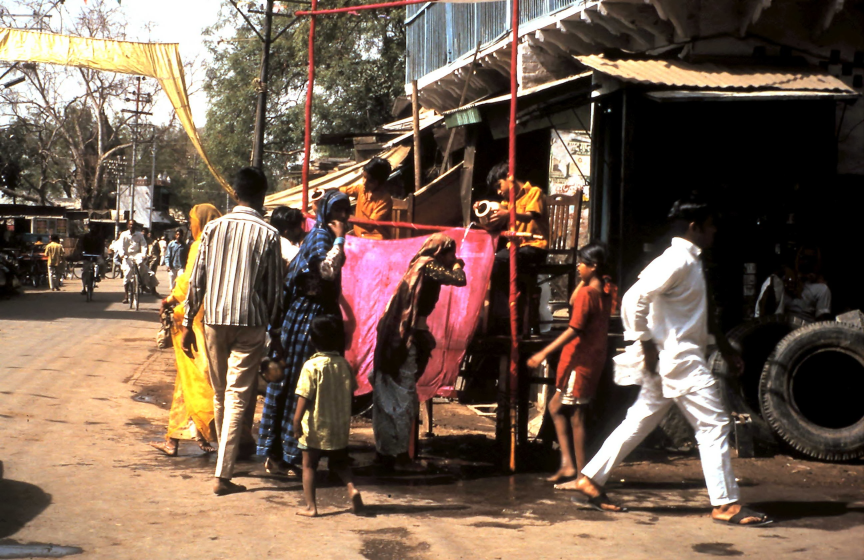
#> input picture app/analyze/test-in/Backstreet_in_Jaipur.jpg, 2592 x 1680 px (shown at 1/3 size)
$ python -i measure.py   (imports and definitions only)   (older library calls are emulated)
#> lines starting #> are read from the running program, lines starting #| are printed output that depends on the picture
"""Step 3 measure: kerb / step height in cm from three independent routes.

route 1 metric depth : Depth Anything V2 metric (outdoor) depth at the box's top and bottom bands,
                       back-projected with focal f and horizon row v_h: Y = (v_h - v) * Z / f.
route 2 geometry     : single-view metrology on the ground plane (level camera at height Hc):
                       h = Hc * (v_b - v_t) / (v_b - v_h). Hc in CAM_HEIGHT_M (assumed, stated).
route 3 shadow       : kerb shadow width w on the ground (from route 2's ground scale) and the sun
                       elevation e from time + GPS: h = w * tan(e) / |cos(alpha)|, alpha = angle between
                       the shadow direction and the kerb normal (needs camera heading).
Each route returns value +- err (half the min..max over its assumption grid). Agreement = intervals
overlap. A height is printed only when >= 2 routes agree and the error is small; otherwise ABSTAIN.
"""
from __future__ import annotations

import itertools
import math

import cv2
import numpy as np

from . import config


# ---------------- camera model ----------------
# [9 lines left out: function focal_px, not called in this run]


def horizon(img_rgb: np.ndarray) -> dict:
    """Horizon row from the dominant vanishing point of street lines (assumes roll ~ 0)."""
    H, W = img_rgb.shape[:2]
#> H = 1680; W = 2592
    scale = 960 / max(H, W)
#> scale = 0.37
    small = cv2.resize(img_rgb, (int(W * scale), int(H * scale))) if scale < 1 else img_rgb
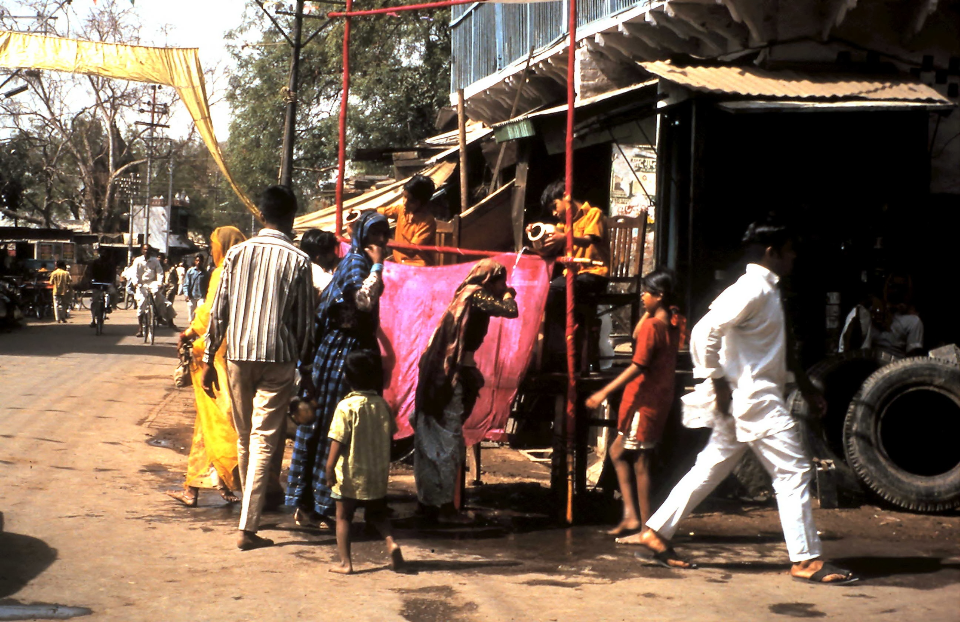
#> small: shape (622, 960, 3); mean R, G, B 115.6, 95.2, 80.2
    sH, sW = small.shape[:2]
#> sH = 622; sW = 960
    gray = cv2.cvtColor(small, cv2.COLOR_RGB2GRAY)
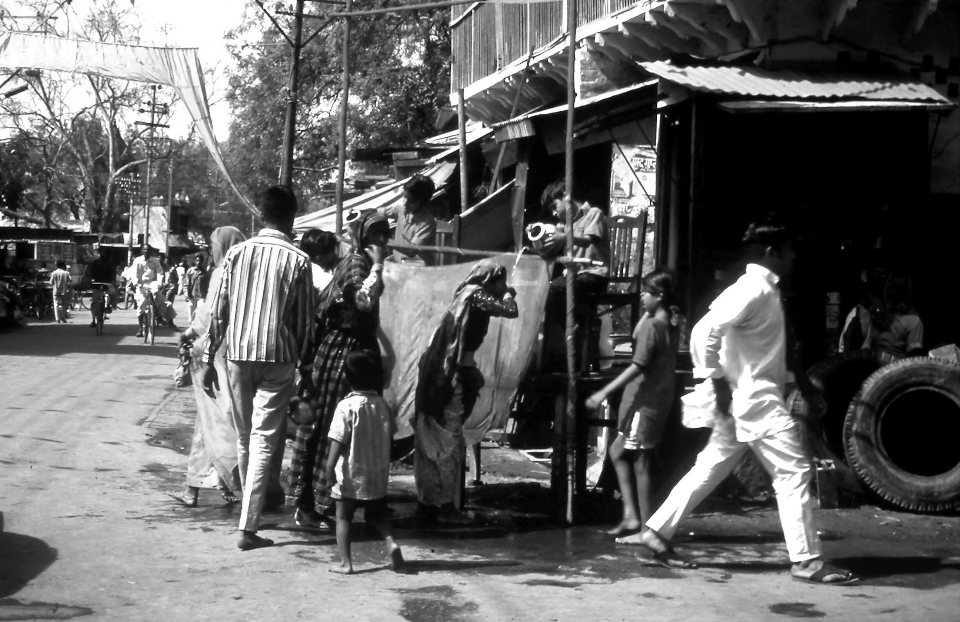
#> gray: shape (622, 960); min 0, max 255, mean 99.6
    edges = cv2.Canny(cv2.GaussianBlur(gray, (5, 5), 0), 60, 160)
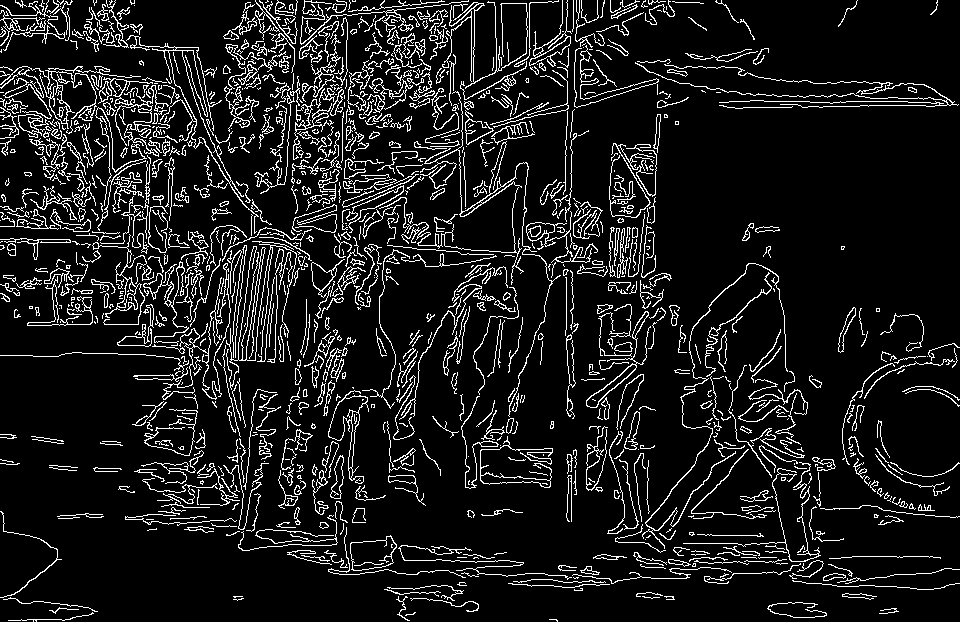
#> edges: shape (622, 960); 10.4% white in thin lines or dots
    lines = cv2.HoughLinesP(edges, 1, np.pi / 180, 60, minLineLength=int(0.06 * math.hypot(sH, sW)), maxLineGap=8)
#> lines = 106 rows, first 6: [282, 141, 463, 254], [228, 52, 346, 60], [256, 3, 364, 87], [1, 241, 150, 244], [90, 105, 172, 105], [273, 56, 346, 61]
    fallback = {"v_h": H / 2, "err": 0.12 * H, "source": "fallback: level camera, horizon at image centre",
                "n_lines": 0}
    if lines is None:
        return fallback
    segs = []
    for x1, y1, x2, y2 in np.asarray(lines).reshape(-1, 4).astype(float):
        ang = abs(math.degrees(math.atan2(y2 - y1, x2 - x1))) % 180
        ang = min(ang, 180 - ang)
        if 12 < ang < 78:                 # perspective lines, not horizontal or vertical
            segs.append((x1, y1, x2, y2))
#> this loop made 106 passes
#> (x1, y1, x2, y2, ang) on passes 1 to 12: (282, 141, 463, 254, 31.98), (228, 52, 346, 60, 3.88), (256, 3, 364, 87, 37.87), (1, 241, 150, 244, 1.15), (90, 105, 172, 105, 0), (273, 56, 346, 61, 3.92), (273, 167, 368, 226, 31.84), (326, 180, 425, 237, 29.93), (278, 103, 468, 86, 5.11), (257, 50, 346, 58, 5.14), (28, 121, 122, 119, 1.22), (119, 303, 274, 362, 20.84)
#> ang on passes 61, 62, 63, 66, 68, 69: 50.94, 45, 26.57, 24.17, 31.12, 21.67
#> after the loop, segs = 75 items, first 6: (282, 141, 463, 254), (256, 3, 364, 87), (273, 167, 368, 226), (326, 180, 425, 237), (119, 303, 274, 362), (269, 118, 342, 149)
    if len(segs) < 4:
        fallback["n_lines"] = len(segs)
        return fallback
    segs = segs[:120]
    pts = []
    for (a, b) in itertools.combinations(segs, 2):
        x1, y1, x2, y2 = a
        x3, y3, x4, y4 = b
        d = (x1 - x2) * (y3 - y4) - (y1 - y2) * (x3 - x4)
        if abs(d) < 1e-6:
            continue
        px = ((x1 * y2 - y1 * x2) * (x3 - x4) - (x1 - x2) * (x3 * y4 - y3 * x4)) / d
        py = ((x1 * y2 - y1 * x2) * (y3 - y4) - (y1 - y2) * (x3 * y4 - y3 * x4)) / d
        if -0.5 * sW < px < 1.5 * sW and 0.05 * sH < py < 0.95 * sH:
            pts.append((px, py))
#> this loop made 2775 passes
#> (x3, y3, x4, y4, d, px, py) on passes 1 to 3: (256, 3, 364, 87, 3000, 1049.4, 620.1), (273, 167, 368, 226, -56, 9981.7, 6196.6), (326, 180, 425, 237, -870, 563.5, 316.7)
    if len(pts) < 6:
        fallback["n_lines"] = len(segs)
        return fallback
    P = np.array(pts)
    # densest cluster: point with most neighbours within 4 % of the diagonal
    r = 0.04 * math.hypot(sW, sH)
    sample = P if len(P) <= 1500 else P[np.random.default_rng(0).choice(len(P), 1500, replace=False)]
    cnt = [(np.hypot(*(P - p).T) < r).sum() for p in sample]
    best = sample[int(np.argmax(cnt))]
    inl = P[np.hypot(*(P - best).T) < r]
    vy = float(np.median(inl[:, 1])) / scale
    mad = float(np.median(np.abs(inl[:, 1] - np.median(inl[:, 1])))) / scale
    frac = len(inl) / len(P)
    err = max(1.4826 * mad, 0.03 * H) * (1.0 if frac > 0.15 else 2.0)
    return {"v_h": vy, "vp_x": float(np.median(inl[:, 0])) / scale, "err": err,
            "source": f"vanishing point of {len(segs)} street lines, {len(inl)}/{len(P)} intersections agree",
            "n_lines": len(segs)}


# [202 lines left out: functions _span, _plausible, riser, route_depth, route_geometry, route_shadow and 1 more, not called in this run]

>>> import cv2
>>> picture = cv2.cvtColor(cv2.imread('../test-in/Backstreet_in_Jaipur.jpg'), cv2.COLOR_BGR2RGB)
>>> result = horizon(picture)
